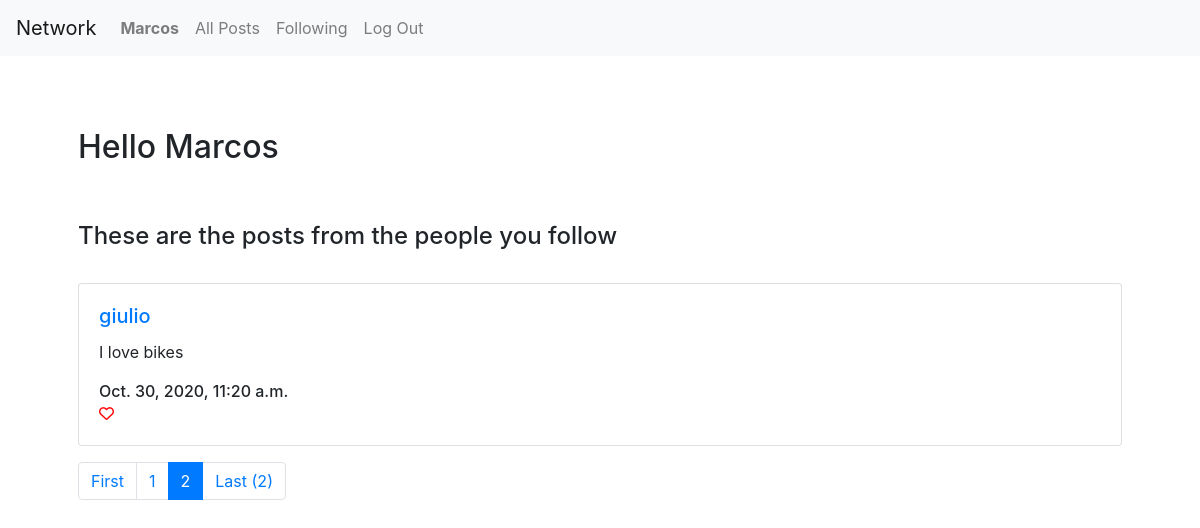
Page /following?page=2 (signed in) on the committed database.
### network/models.py (models this page shows, shortened)
class User(AbstractUser):
    def follow(self, follow_user):
        try:
            Follow_user.objects.get(user=self, follow=unfollow_user)
        except:
            Follow_user.objects.create(user=self, follow=follow_user)

class Post(models.Model):
    user = models.ForeignKey(User, on_delete=models.CASCADE, related_name='post_user')
    content = models.CharField(max_length=600)
    date_created = models.DateTimeField(default=timezone.now)

### network/views.py (the view)
# urls.py: path("following", views.following_posts_view, name="following_posts"),
def following_posts_view(request):
    target_users = Follow_user.objects.filter(user=request.user)
    posts = []
    for user in target_users:
        for post in Post.objects.filter(user=user.follow).order_by('-date_created'):
            posts.append(post)
    posts = paginate(request, posts, 10)
    return render(request, 'network/following.html', {
        'user_name': request.user.username.capitalize(),
        'posts' : posts
    })

### network/logic.py (called while the page is built)
def paginate(request, data, amount):
    paginator = Paginator(data, amount)
    page_number = request.GET.get('page')
    page_obj = paginator.get_page(page_number)
    return page_obj

### network/templates/network/following.html (shortened to what this page needs)
{% extends "network/layout.html" %}
{% load static %}
{% block body %}
<br>
<div class="container p-5">
    <div id="animate">
        <h2 id="profile_txt">Hello {{user_name}}</h2><br><br>
    </div>
    <h4>These are the posts from the people you follow</h4><br>
        {% for post in posts %}
            <div class="card mb-3">
                <div class="card-body">
                    <h5 class="card-title">
                        <a href="{% url 'user_profile' id=post.user.id %}" id="user">{{ post.user }}</a>
                    </h5>
                    <div class="card-text" id="post_content">{{ post.content }}</div><br>
                    <h6 class="card-subtitle">{{ post.date_created }}</h6>
                    {% if user.is_authenticated %}
                    <i id="post_like" data-post_id="{{ post.id }}" class="far fa-heart icon-colour-r"></i>
                    {% endif %}
                </div>
            </div>
        {% endfor %}
        <nav aria-label="...">
            <ul class="pagination">
                <li class="page-item">
                    <a class="page-link" href="?page=1" tabindex="-1" aria-disabled="true">First</a>
                </li>
                {% if posts.has_previous %}
                    <li class="page-item"><a class="page-link" href="?page={{ posts.previous_page_number }}">{{ posts.previous_page_number }}</a></li>
                {% endif %}
                <li class="page-item active" aria-current="page">
                    <a class="page-link" href="?page={{ posts.number }}">{{ posts.number }} <span class="sr-only">(current)</span></a>
                </li>
                {% if not posts.paginator.num_pages == 1 %}
                    <li class="page-item"><a class="page-link" href="?page={{ posts.paginator.num_pages }}">Last ({{ posts.paginator.num_pages }})</a></li>
                {% endif %}
                </ul>
          </nav>
</div>
{% endblock %}

### network/templates/network/layout.html (shortened to what this page needs)
{% load static %}
<!DOCTYPE html>
<html lang="en">
    <head>
        <link rel="stylesheet" href="https://stackpath.bootstrapcdn.com/bootstrap/4.4.1/css/bootstrap.min.css">
        <link href="{% static 'network/styles.css' %}" rel="stylesheet">
    </head>
    <body>
        <nav class="navbar navbar-expand-lg navbar-light bg-light">
            <a class="navbar-brand" href="{% url 'index' %}">Network</a>
            <div>
              <ul class="navbar-nav mr-auto">
                {% if user.is_authenticated %}
                    <li class="nav-item">
                        {% if user_name %}
                            <a class="nav-link" href="{% url 'user_profile' id=user.id %}"><strong>{{ user_name }}</strong></a>
                        {% else %}
                            <a class="nav-link" href="#"><strong>{{ user.username }}</strong></a>
                        {% endif %}
                    </li>
                {% endif %}
                <li class="nav-item">
                  <a class="nav-link" href="{% url 'index' %}">All Posts</a>
                </li>
                {% if user.is_authenticated %}
                    <li class="nav-item">
                        <a class="nav-link" href="{% url 'following_posts' %}">Following</a>
                    </li>
                    <li class="nav-item">
                        <a class="nav-link" href="{% url 'logout' %}">Log Out</a>
                    </li>
                {% endif %}
              </ul>
            </div>
          </nav>
        <div class="body">
            {% block body %}
            {% endblock %}
        </div>
    </body>
</html>

### network/static/network/styles.css (style rules this page uses)
#animate { -webkit-animation-name: slide; animation-name: slide; -webkit-animation-duration: 1.2s; animation-duration: 1.2s; -webkit-animation-fill-mode: forwards; animation-fill-mode: forwards; }
#post_like { font-size: 15px; }
#profile_txt { -webkit-animation-name: grow_txt; animation-name: grow_txt; -webkit-animation-duration: 1.2s; animation-duration: 1.2s; -webkit-animation-fill-mode: forwards; animation-fill-mode: forwards; }
.icon-colour-r { color: red; }

### rows in the picture
User: username "Marcos"
Post: user "giulio", content "I love bikes", date_created "Oct. 30, 2020, 11:20 a.m."

### other values in the picture
{{ posts.previous_page_number }} "1"
{{ posts.number }} "2"
{{ posts.paginator.num_pages }} "2"
